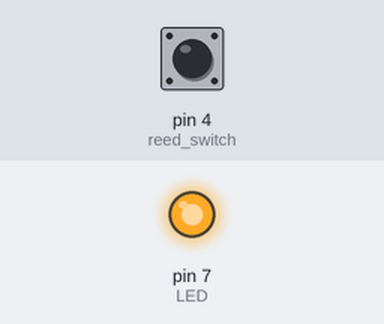
A sketch run on a simulated Arduino Uno, built with avr-gcc and run on an emulated ATmega328P. On the bench: output pins drawn as LEDs (lit = HIGH). Inputs (shaded band) come from the test bench; at power-on: pin 4 (reed_switch) LOW.

Above: at 2.8 s.
2.9 s: pin 4 (reed_switch) pulled HIGH for 1.2 s
At 4.4 s:
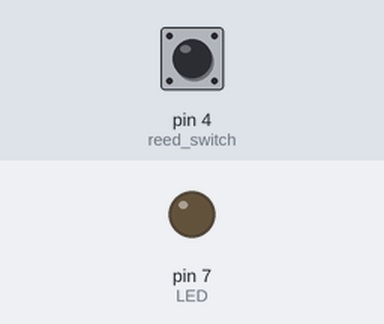
6.5 s: pin 4 (reed_switch) pulled HIGH for 3.2 s
At 10.9 s:
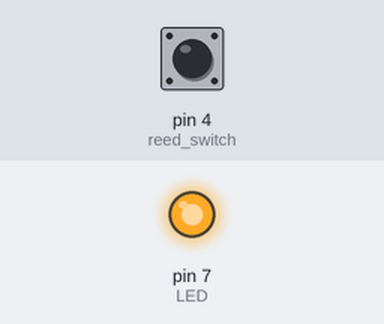
Timing chart, 0 to 12.4 s (numbered marks = the images above; inputs shaded):
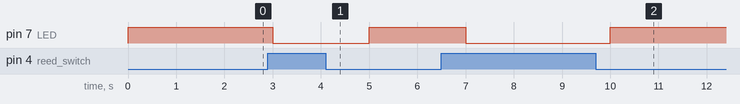

The sketch:

Reed-switch-with-1-led.ino
```cpp
int LED = 7;
int reed_switch = 4;
int reed_status;
void setup()
{
  pinMode(LED, OUTPUT);
  pinMode(reed_switch, INPUT);
}
void loop()
{
  reed_status = digitalRead(reed_switch);
  if (reed_status == 1)
    digitalWrite(LED, LOW);
  else
    digitalWrite(LED, HIGH);
  delay(1000);
}
```

Measured:
- after the input at 2.9 s, pin 7 (LED): HIGH → LOW after 0.10 s, → HIGH 2.0 s later
- after the input at 6.5 s, pin 7 (LED): HIGH → LOW after 0.50 s, → HIGH 3.0 s later
